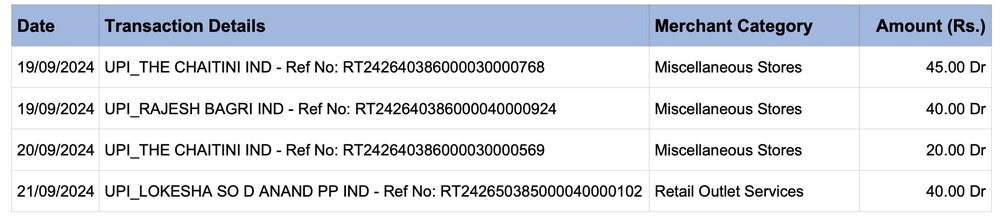
#> input picture image_csv.jpeg, 1000 x 223 px, shrunk from 1824 x 406 before the run
$ python tablify.py image_csv.jpeg out.png
#> lines starting #> are read from the running program, lines starting #| are printed output that depends on the picture; after the words box and inside, x2 and y2 are one past the last pixel; in counts of white or black regions, pixels touching at a corner belong together
import cv2
import pytesseract
import csv
import sys

def get_bounding_box(cnt):
    x, y, w, h = cv2.boundingRect(cnt)
    return x, y, w, h

def group_and_sort_contours(contours, y_tolerance=15):
    rows = []
    current_row = []

    # Sort contours by the top-left y-coordinate (y-value of the bounding box)
    contours = sorted(contours, key=lambda cnt: get_bounding_box(cnt)[1])

    prev_y = None

    for cnt in contours:
        x, y, w, h = get_bounding_box(cnt)

        if prev_y is None or abs(y - prev_y) <= y_tolerance:
            current_row.append(cnt)  # Add to the current row if within tolerance
        else:
            # Sort the current row by x-coordinate and add to rows list
            rows.append(sorted(current_row, key=lambda c: get_bounding_box(c)[0]))
            current_row = [cnt]

        prev_y = y

    # Sort and append the last row
    if current_row:
        rows.append(sorted(current_row, key=lambda c: get_bounding_box(c)[0]))

    # Flatten the list of rows into a single list of contours
    sorted_contours = [cnt for row in rows for cnt in row]
    return sorted_contours

def main():
    # Check if at least one argument (the image path) is provided
    if len(sys.argv) < 2:
        print("Usage: python tablify_img.py <image_path> [output_path]")
        sys.exit(1)

    # Get the image path (first argument)
    image_path = sys.argv[1]

    # If an output path is provided (second argument), use it, otherwise default to 'output.csv'
    output_path = sys.argv[2] if len(sys.argv) > 2 else 'output.csv'

    print(f"Processing image: {image_path}")
    print(f"Output CSV will be saved to: {output_path}")

    img = cv2.imread(image_path)
#> img is the input picture: shape (223, 1000, 3); mean B, G, R 231.1, 224.5, 220.9

    # Preprocessing the image starts
    gray = cv2.cvtColor(img, cv2.COLOR_BGR2GRAY)
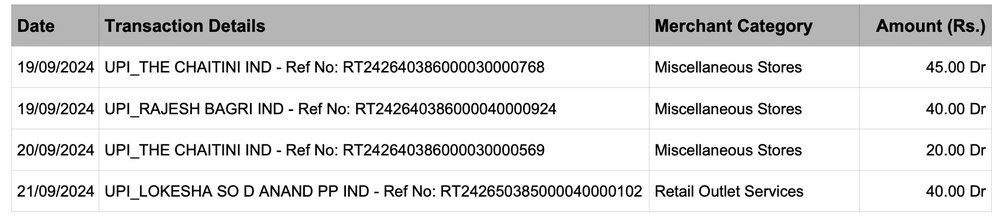
#> gray: shape (223, 1000); min 0, max 255, mean 224.2

    # Performing OTSU threshold
    ret, thresh1 = cv2.threshold(gray, 0, 255, cv2.THRESH_OTSU | cv2.THRESH_BINARY_INV)
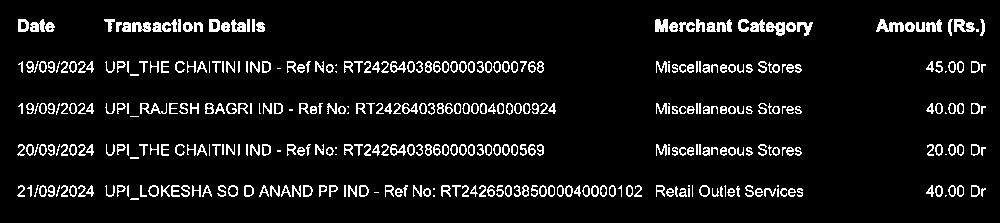
#> thresh1: shape (223, 1000); 7.5% white in thin lines or dots, all inside (x1, y1, x2, y2) = (17, 19, 986, 200)
#> ret = 143

    # cv2.imwrite("gray_image.png", gray)
    # cv2.imwrite("thresholded_image.png", thresh1)

    # Get a Rectangular Kernel
    rect_kernel = cv2.getStructuringElement(cv2.MORPH_RECT, (18, 18))

    # Applying dilation on the threshold image
    dilation = cv2.dilate(thresh1, rect_kernel, iterations = 1)
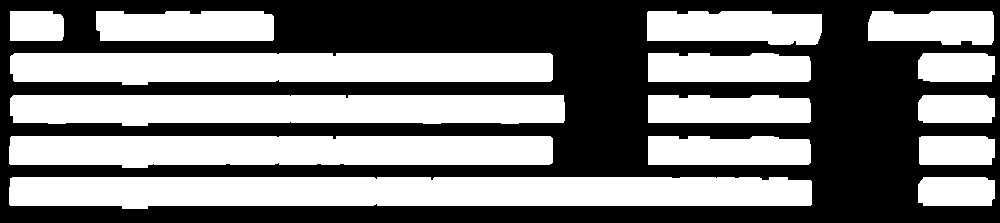
#> dilation: shape (223, 1000); 48.4% white; 15 white regions

    # Finding contours
    contours, hierarchy = cv2.findContours(dilation, cv2.RETR_EXTERNAL,
                                                    cv2.CHAIN_APPROX_NONE)
#> contours = 15 contours; largest, box (x1, y1, x2, y2) and area: (9, 177, 812, 209) 22394, (9, 136, 553, 168) 15233, (10, 53, 553, 85) 15200, (10, 95, 565, 126) 15045, (647, 11, 822, 45) 4993

    # Sort them in x and y axis
    contours = group_and_sort_contours(contours)
#> the loop in group_and_sort_contours, `for cnt in contours:` made 15 passes
#> prev_y on passes 1 to 12: 11, 11, 11, 11, 53, 53, 53, 95, 95, 95, 136, 136
#> after the loop in group_and_sort_contours, `for cnt in contours:`: rows = 4 items
#> in group_and_sort_contours, `sorted_contours = [cnt for row in rows for cnt in row]`: sorted_contours has the same summary as contours in main

    # cv2.imwrite("dilation.png", dilation)

    # Draw contours on the original image
    all_countours = cv2.drawContours(img.copy(), contours, -1, (255, 0, 0), 2)
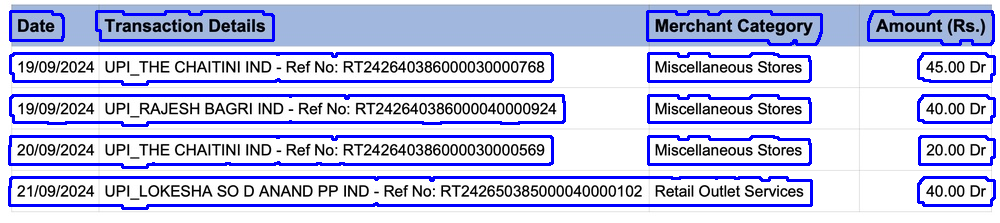
#> all_countours: shape (223, 1000, 3); mean B, G, R 231.7, 196.8, 193.5
    # cv2.imwrite("countours.png",all_countours)

    # Creating a copy of image
    im2 = img.copy()

    # List to store each row's text
    rows = []

    current_row = []
    prev_y = None
    tolerance = 15  # Tolerance to group contours into rows

    # Create a copy of the image to draw on
    output_img = img.copy()


    for cnt in contours:
        # Calculate moments of the contour
        M = cv2.moments(cnt)

        if M["m00"] != 0:  # Avoid division by zero
            # Calculate centroid coordinates
            cx = int(M["m10"] / M["m00"])
            cy = int(M["m01"] / M["m00"])

            # Draw a green circle at the centroid
            cv2.circle(output_img, (cx, cy), 5, (0, 255, 0), -1)  # Green dot

            # Label the coordinates next to the centroid
            text = f"({cx},{cy})"
            cv2.putText(output_img, text, (cx -100, cy - 10), cv2.FONT_HERSHEY_SIMPLEX, 1, (0, 0, 255), 2)

        x, y, w, h = cv2.boundingRect(cnt)
        # [7 lines of commented-out code are left out]
        cropped = im2[y:y + h, x:x + w]

        # Apply OCR
        text = pytesseract.image_to_string(cropped).strip()

        if prev_y is None or abs(y - prev_y) < tolerance:
            current_row.append(text)
        else:
            rows.append(current_row)
            current_row = [text]

        prev_y = y
#> this loop made 1 pass
#> (cx, cy, x, y, w, h) on pass 1: (35, 25, 10, 11, 54, 30)
#> pass 1, in main, `cropped = im2[y:y + h, x:x + w]`:
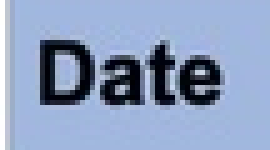
#> cropped: shape (30, 54, 3) (shown 5 times larger); mean B, G, R 190.5, 158.4, 140.8
#> after the loop:
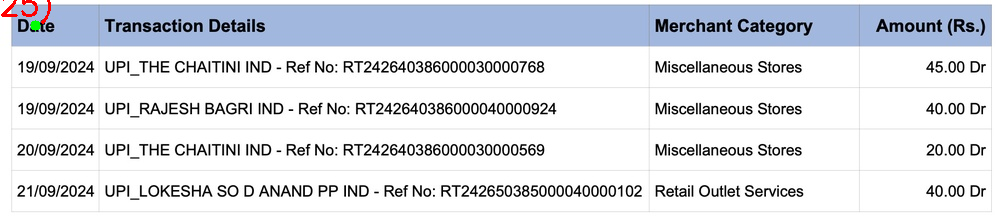
#> output_img: shape (223, 1000, 3); 0.18% of pixels changed, all inside (x1, y1, x2, y2) = (1, 0, 51, 31)
#> after the loop, rows = []

    # Append the last row
    if current_row:
        rows.append(current_row)

    # Print rows for verification
    # print(rows)

    # cv2.imwrite("centroids_with_labels.png", output_img)

    # Write to CSV
    with open(output_path, 'w') as csvfile:
        writer = csv.writer(csvfile)
        writer.writerows(rows)

if __name__ == "__main__":
    main()
#> (the call stopped at in main, `text = pytesseract.image_to_string(cropped).strip()`: pytesseract is not available in this run)
